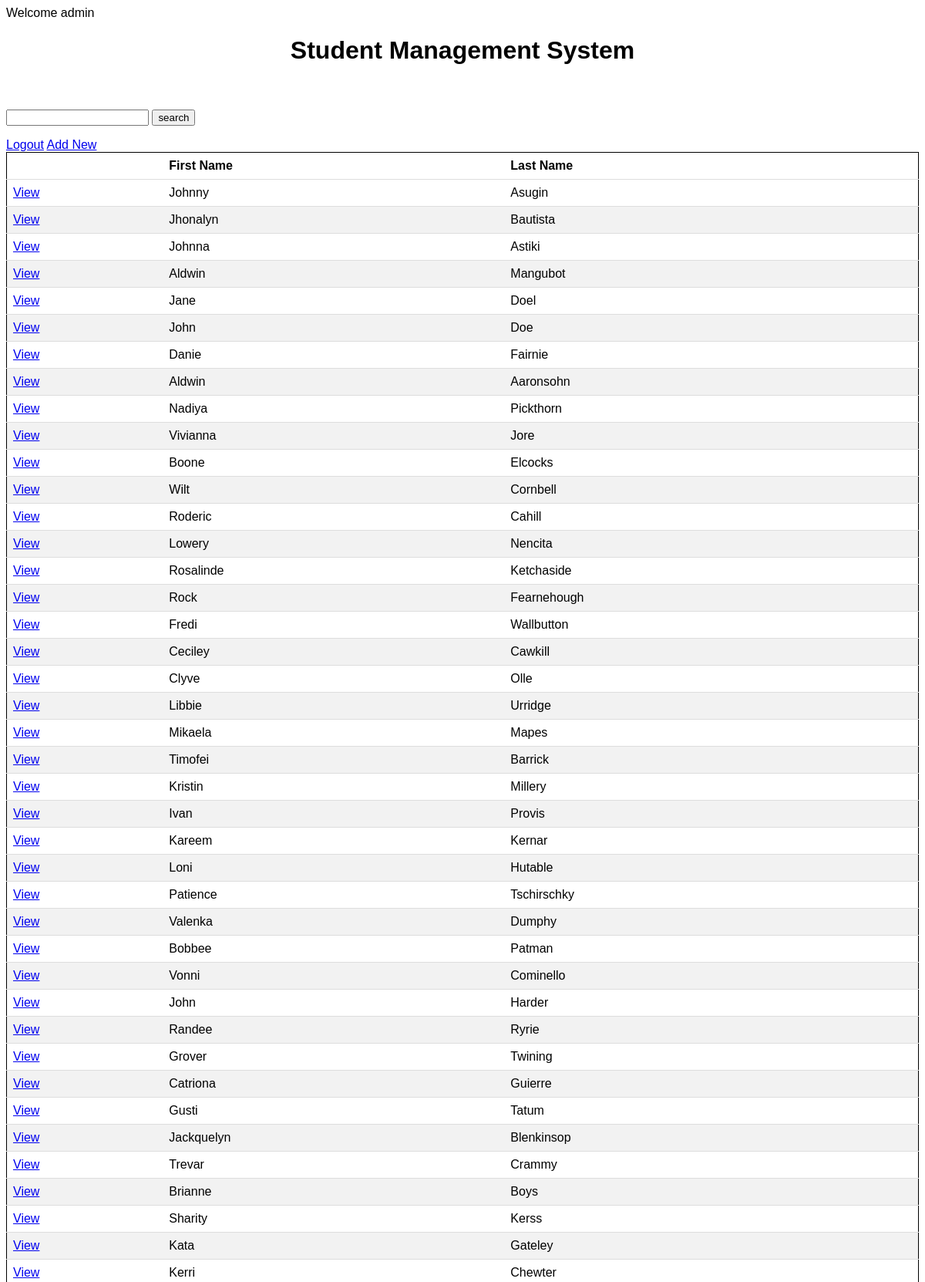
/result.php (signed in, upper part), run on the app's committed database.
### tables this page shows
CREATE TABLE `student_list` (
  `id` int(11) NOT NULL,
  `first_name` varchar(50) NOT NULL,
  `last_name` varchar(50) NOT NULL,
  `birthday` varchar(10) NOT NULL,
  `added_at` datetime NOT NULL DEFAULT CURRENT_TIMESTAMP,
  `gender` varchar(10) NOT NULL
);

### result.php (the view, shortened to what this page needs)
<?php
    if(isset($_SESSION['UserLogin'])){
        echo "Welcome ".$_SESSION['UserLogin'];
    }else{
        echo "Welcome Guest";
    }
    $con = connection();
    $search = $_GET['search'];
    $sql = "SELECT * FROM student_list WHERE first_name LIKE '%$search%' || last_name LIKE '%$search%' ORDER BY id DESC";
    $students = $con->query($sql) or die ($con->error);
    $row = $students->fetch_assoc();
    ?>
    <!DOCTYPE html>
    <html lang="en">
    <head>
        <link rel="stylesheet" href="css/style.css">
    </head>
    <body>
        <h1>Student Management System</h1>
        <br>
        <br>
        <form action="result.php" method="get">
        <input type="text" name="search" id="search">
        <button type="submit">search</button>
        </form>
        <?php if(isset($_SESSION['UserLogin'])){?>
        <a href="logout.php">Logout</a>
        <?php } else {?>
            <a href="login.php">Login</a>
        <?php }?>
        <a href="add.php">Add New</a>
            <table>
                <thead>
                <tr>
                    <th></th>
                    <th>First Name</th>
                    <th>Last Name</th>
                </tr>
                </thead>
                <tbody>
                <?php do{ ?>
                <tr>
                    <td><a href="details.php?id=<?php echo $row['id'];?>">View</a></td>
                    <td><?php echo $row['first_name']; ?></td>
                    <td><?php echo $row['last_name']; ?></td>
                </tr>
                <?php  }while($row = $students->fetch_assoc())?>
                </tbody>
            </table>
    </body>
    </html>

### css/style.css (style rules this page uses)
body { font-family: "Arial"; }
h1 { text-align: center; }
table { border: 1px solid black; border-collapse: collapse; width: 100%; }
th, td { text-align: left; padding: 8px; border-bottom: 1px solid #ddd; }
tr:nth-child(even) { background-color: #f2f2f2; }

### data on the page
student_list: first_name "Johnny", last_name "Asugin"
student_list: first_name "Jhonalyn", last_name "Bautista"
student_list: first_name "Johnna", last_name "Astiki"
student_list: first_name "Aldwin", last_name "Mangubot"
student_list: first_name "Jane", last_name "Doel"
student_list: first_name "John", last_name "Doe"
student_list: first_name "Danie", last_name "Fairnie"
student_list: first_name "Aldwin", last_name "Aaronsohn"
student_list: first_name "Nadiya", last_name "Pickthorn"
student_list: first_name "Vivianna", last_name "Jore"
student_list: first_name "Boone", last_name "Elcocks"
student_list: first_name "Wilt", last_name "Cornbell"
student_list: first_name "Roderic", last_name "Cahill"
student_list: first_name "Lowery", last_name "Nencita"
student_list: first_name "Rosalinde", last_name "Ketchaside"
student_list: first_name "Rock", last_name "Fearnehough"
student_list: first_name "Fredi", last_name "Wallbutton"
student_list: first_name "Ceciley", last_name "Cawkill"
student_list: first_name "Clyve", last_name "Olle"
student_list: first_name "Libbie", last_name "Urridge"
student_list: first_name "Mikaela", last_name "Mapes"
student_list: first_name "Timofei", last_name "Barrick"
student_list: first_name "Kristin", last_name "Millery"
student_list: first_name "Ivan", last_name "Provis"
student_list: first_name "Kareem", last_name "Kernar"
student_list: first_name "Loni", last_name "Hutable"
student_list: first_name "Patience", last_name "Tschirschky"
student_list: first_name "Valenka", last_name "Dumphy"
student_list: first_name "Bobbee", last_name "Patman"
student_list: first_name "Vonni", last_name "Cominello"
student_list: first_name "John", last_name "Harder"
student_list: first_name "Randee", last_name "Ryrie"
student_list: first_name "Grover", last_name "Twining"
student_list: first_name "Catriona", last_name "Guierre"
student_list: first_name "Gusti", last_name "Tatum"
student_list: first_name "Jackquelyn", last_name "Blenkinsop"
student_list: first_name "Trevar", last_name "Crammy"
student_list: first_name "Brianne", last_name "Boys"
student_list: first_name "Sharity", last_name "Kerss"
student_list: first_name "Kata", last_name "Gateley"
student_list: first_name "Kerri", last_name "Chewter"

### other printed values
$_SESSION['UserLogin'] "admin"
